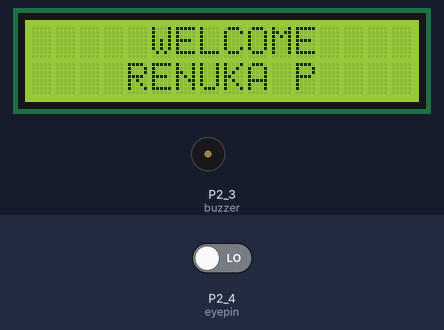
Simulated run of this sketch. Board: TI MSP430 LaunchPad. On the bench: 16×2 character LCD, buzzer (waves = sounding, pin HIGH). The test bench sets the inputs (shaded band); at power-on: P2_4 (eyepin) LOW. What the sketch prints to the serial monitor is not drawn.

Above: at 0.1 s.
At 5.1 s:
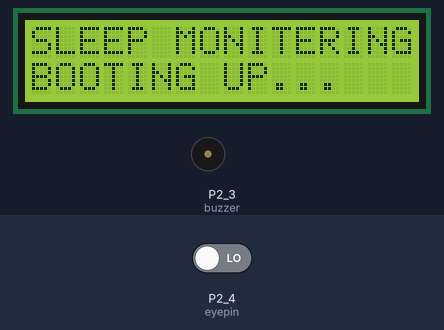
At 10.1 s:
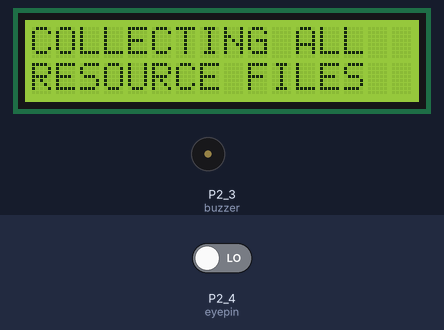
At 15.1 s:
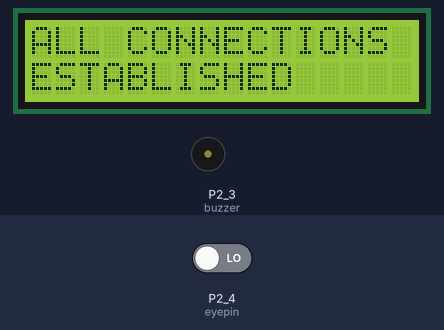
At 20.1 s:
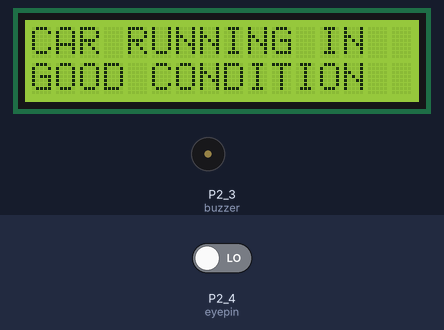
At 37.2 s:
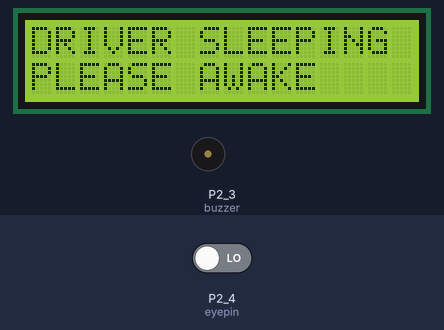

The sketch:

FINAL_CODE.ino
```cpp
#include <LiquidCrystal.h>
LiquidCrystal lcd(P2_0, P2_1, P2_2, P1_5, P1_4, P1_3);

int eyepin = 12;
int buzzer = 11;
int eye = 1;


void setup()
{
  Serial.begin(9600);

  lcd.begin(16, 2);

  lcd.print("     WELCOME ");
  lcd.setCursor(0, 1);
  lcd.print("    RENUKA P");
  delay(5000);

  lcd.clear();
  lcd.print("SLEEP MONITERING");
  lcd.setCursor(0, 1);
  lcd.print("BOOTING UP...");
  delay(5000);

  lcd.clear();
  lcd.print("COLLECTING ALL");
  lcd.setCursor(0, 1);
  lcd.print("RESOURCE FILES");
  delay(5000);

  lcd.clear();
  lcd.print("ALL CONNECTIONS");
  lcd.setCursor(0, 1);
  lcd.print("ESTABLISHED");
  delay(5000);
  lcd.clear();
  pinMode(buzzer, OUTPUT);

}

void loop()
{
  lcd.clear();
  lcd.print("CAR RUNNING IN");
  lcd.setCursor(0, 1);
  lcd.print("GOOD CONDITION");
  delay(5000);

  lcd.clear();
  lcd.print("DRIVER IS");
  lcd.setCursor(0, 1);
  lcd.print("NOT SLEEPING");
  delay(5000);

  lcd.clear();
  lcd.print("PLS CONCENTRATE");
  lcd.setCursor(0, 1);
  lcd.print("IN DRIVING");
  delay(5000);

  eye = digitalRead(eyepin);
  Serial.println(eye);
  delay(2000);


  if (eye == 0)
  {
    Serial.println(eye);

    lcd.clear();
    lcd.print("DRIVER SLEEPING");
    lcd.setCursor(0, 1);
    lcd.print("PLEASE AWAKE");
    delay(5000);

    digitalWrite(buzzer, HIGH);
    delay(1000);

    lcd.clear();
    lcd.print("TAKE A CUP OF");
    lcd.setCursor(0, 1);
    lcd.print("COFFEE & DRIVE;-)");
    delay(5000);

    digitalWrite(buzzer, LOW);
    delay(10000);

    lcd.clear();

  }
}
```

Measured:
- what the display in image 1 shows lasts 5.0 s, from 5.1 s to 10.1 s
